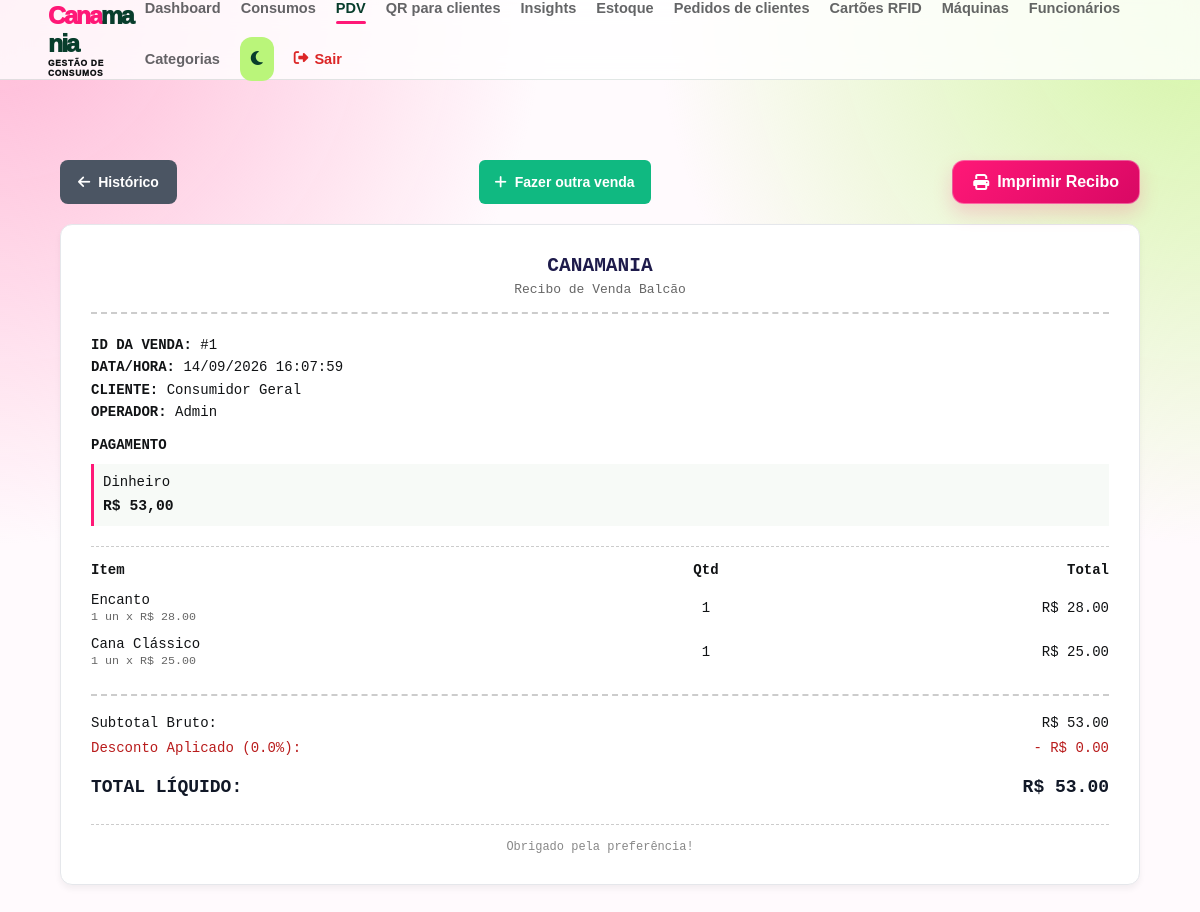
/pdv/venda/1 (signed in), run on the app's committed database.
### app/models/venda.py (models this page shows, shortened)
class Venda(Base):
    __tablename__ = "vendas"
    id         = Column(Integer, primary_key=True, index=True)
    cliente_id = Column(
        Integer,
        ForeignKey("clientes.id", ondelete="SET NULL"),
        nullable=True
    )
    usuario_id = Column(
        Integer,
        ForeignKey("usuarios.id", ondelete="SET NULL"),
        nullable=True
    )
    desconto_percentual = Column(Float, nullable=False, default=0.0)
    total_bruto  = Column(Float, nullable=False, default=0.0)
    total_liquido = Column(Float, nullable=False, default=0.0)
    observacao = Column(String(255), nullable=True)
    forma_pagamento = Column(String(30), nullable=True)
    valor_pagamento_1 = Column(Float, nullable=True)
    forma_pagamento_2 = Column(String(30), nullable=True)
    valor_pagamento_2 = Column(Float, nullable=True)
    criado_em = Column(DateTime, server_default=func.now())
    cliente = relationship("Cliente", back_populates="vendas")
    usuario = relationship("Usuario", backref="vendas")
    itens   = relationship(
        "ItemVenda",
        back_populates="venda",
        cascade="all, delete-orphan"  # deleta itens se a venda for deletada
    )

class ItemVenda(Base):
    __tablename__ = "itens_venda"
    id         = Column(Integer, primary_key=True, index=True)
    venda_id   = Column(
        Integer,
        ForeignKey("vendas.id", ondelete="CASCADE"),
        nullable=False
    )
    produto_id = Column(
        Integer,
        ForeignKey("produtos.id", ondelete="SET NULL"),
        nullable=True
    )
    produto_nome   = Column(String(150), nullable=False)
    tamanho        = Column(String(10), nullable=True)
    cor            = Column(String(50), nullable=True)
    quantidade     = Column(Integer, nullable=False)
    preco_unitario = Column(Float, nullable=False)   # preço no momento da venda
    venda   = relationship("Venda", back_populates="itens")
    produto = relationship("Produto", backref="itens_venda")

### app/models/usuario.py (models this page shows)
class Usuario(Base):
    __tablename__ = "usuarios"
    id = Column(Integer, primary_key=True, index=True)
    nome = Column(String(100), nullable=False)
    email = Column(String(100), unique=True, index=True, nullable=False)
    senha_hash = Column(String(255), nullable=False)
    role = Column(String(100), nullable=False, default="funcionario")
    ativo = Column(Boolean, default=True)
    criado_em = Column(DateTime(timezone=True), server_default=func.now())

### app/controllers/pdv_controller.py (the view)
@router.get("/venda/{venda_id}")
def detalhe_venda(
    venda_id: int,
    request: Request,
    db: Session = Depends(get_db),
    usuario = Depends(get_usuario_logado)
):
    venda = db.query(Venda).filter(Venda.id == venda_id).first()
    if not venda or (usuario.get("role") in {"cliente", "visitante"} and venda.usuario_id != usuario.get("id")):
        raise HTTPException(status_code=404, detail="Comprovante não encontrado.")
    return templates.TemplateResponse(
        request,
        "pdv/comprovante.html",
        {"request": request, "usuario": usuario, "venda": venda}
    )

### app/templates/pdv/comprovante.html (shortened to what this page needs)
<!DOCTYPE html>
<html lang="pt-br">
<head>
    <link rel="stylesheet" href="/static/css/vendas.css?v=payment-stack-1">
    <link rel="stylesheet" href="/static/css/feedback.css?v=3">
    <link rel="stylesheet" href="/static/css/feedback-progress.css?v=2">
    <link rel="stylesheet" href="https://cdnjs.cloudflare.com/ajax/libs/font-awesome/6.5.2/css/all.min.css">
</head>
<body>
    {% include "partials/navbar.html" %}
    <div class="vendas-container-main" style="max-width: 600px; margin: 40px auto; padding: 0 20px;">
        <div class="no-print recibo-acoes" style="display:flex; justify-content:space-between; margin-bottom:20px;">
            {% if usuario.role not in ['cliente', 'visitante'] %}<a href="/pdv/historico" class="btn-nova-venda" style="background:#4b5563; text-decoration:none; display:inline-flex; align-items:center; gap:8px;">
                <i class="fa-solid fa-arrow-left"></i> Histórico
            </a>{% endif %}
            <a href="{{ '/cliente/pdv' if usuario.role in ['cliente', 'visitante'] else '/pdv/' }}" class="btn-nova-venda" style="background:#10b981; color:white; padding:10px 16px; border-radius:6px; text-decoration:none; display:inline-flex; align-items:center; gap:8px; font-weight:bold;">
                <i class="fa-solid fa-plus"></i> Fazer outra venda
            </a>
            <button onclick="window.print()" style="padding:10px 20px; background:#1e1b4b; color:white; border:none; border-radius:6px; font-weight:bold; cursor:pointer; display:inline-flex; align-items:center; gap:8px;">
                <i class="fa-solid fa-print"></i> Imprimir Recibo
            </button>
        </div>
        <div class="cupom-container" style="background:white; border:1px solid #e5e7eb; border-radius:12px; padding:30px; box-shadow: 0 4px 6px rgba(0,0,0,0.05); font-family: monospace;">
            <div style="text-align:center; margin-bottom:20px;">
                <h2 style="margin:0 0 5px 0; color:#1e1b4b;">CANAMANIA</h2>
                <p style="margin:0; color:#666;">Recibo de Venda Balcão</p>
                <div style="border-bottom: 2px dashed #ccc; margin: 15px 0;"></div>
            </div>
            <div style="margin-bottom: 20px; font-size:14px; line-height:1.6;">
                <strong>ID DA VENDA:</strong> #{{ venda.id }}<br>
                <strong>DATA/HORA:</strong> {{ venda.criado_em|data_hora_brasilia }}<br>
                <strong>CLIENTE:</strong> {{ venda.cliente.nome if venda.cliente else "Consumidor Geral" }}<br>
                <strong>OPERADOR:</strong> {{ venda.usuario.nome if venda.usuario else "Não informado" }}
                {% if venda.forma_pagamento %}
                <div class="cupom-pagamentos">
                    <strong class="cupom-pagamentos-titulo">PAGAMENTO</strong>
                    <div class="cupom-pagamento-item">
                        <span>{{ {'credito': 'Cartão de crédito', 'debito': 'Cartão de débito', 'dinheiro': 'Dinheiro', 'pix': 'Pix', 'convite': 'Convite', 'cortesia': 'Cortesia', 'rfid': 'Saldo RFID simulado'}.get(venda.forma_pagamento, venda.forma_pagamento) }}</span>
                        <strong>R$ {{ '%.2f'|format(venda.valor_pagamento_1 if venda.forma_pagamento_2 else venda.total_liquido)|replace('.', ',') }}</strong>
                    </div>
                </div>
                {% endif %}
            </div>
            <div style="border-bottom: 1px dashed #ccc; margin: 15px 0;"></div>
            <table style="width:100%; border-collapse:collapse; font-size:14px; text-align:left; margin-bottom:20px;">
                <thead>
                    <tr>
                        <th style="padding-bottom:8px;">Item</th>
                        <th style="padding-bottom:8px; text-align:center;">Qtd</th>
                        <th style="padding-bottom:8px; text-align:right;">Total</th>
                    </tr>
                </thead>
                <tbody>
                    {% for item in venda.itens %}
                    <tr>
                        <td style="padding:6px 0;">{{ item.produto_nome }} <br> <small style="color:#666;">1 un x R$ {{ "%.2f"|format(item.preco_unitario) }}</small></td>
                        <td style="padding:6px 0; text-align:center;">{{ item.quantidade }}</td>
                        <td style="padding:6px 0; text-align:right;">R$ {{ "%.2f"|format(item.quantidade * item.preco_unitario) }}</td>
                    </tr>
                    {% endfor %}
                </tbody>
            </table>
            <div style="border-top: 2px dashed #ccc; padding-top:15px; font-size:14px; line-height:1.8;">
                <div style="display:flex; justify-content:space-between;">
                    <span>Subtotal Bruto:</span>
                    <span>R$ {{ "%.2f"|format(venda.total_bruto) }}</span>
                </div>
                <div class="cupom-desconto" style="display:flex; justify-content:space-between; color: #b91c1c;">
                    <span>Desconto Aplicado ({{ venda.desconto_percentual }}%):</span>
                    <span>- R$ {{ "%.2f"|format(venda.total_bruto - venda.total_liquido) }}</span>
                </div>
                <div class="cupom-total-liquido" style="display:flex; justify-content:space-between; font-size:18px; font-weight:bold; margin-top:10px; color:#111827;">
                    <span>TOTAL LÍQUIDO:</span>
                    <span>R$ {{ "%.2f"|format(venda.total_liquido) }}</span>
                </div>
            </div>
            <div style="border-top: 1px dashed #ccc; margin: 20px 0 0 0; padding-top:15px; text-align:center; color:#888; font-size:12px;">
                Obrigado pela preferência!
            </div>
        </div>
    </div>
</body>
</html>

### app/static/css/vendas.css (style rules this page uses)
* { margin: 0; padding: 0; box-sizing: border-box; }
body { font-family: -apple-system, BlinkMacSystemFont, "Segoe UI", Roboto, Helvetica, Arial, sans-serif; min-height: 100vh; display: flex; flex-direction: column; background-color: #f8fafc; }
.vendas-container-main { flex: 1; padding: 40px 60px; width: 100%; max-width: 1400px; margin: 0 auto; }
.btn-nova-venda { padding: 10px 18px; background-color: #000000; color: white; border: none; border-radius: 6px; font-weight: 600; font-size: 14px; cursor: pointer; display: flex; align-items: center; gap: 8px; transition: background 0.2s; }
.cupom-pagamentos { display: grid; gap: 8px; margin-top: 10px; }
.cupom-pagamentos-titulo { display: block; }
.cupom-pagamento-item { display: flex; flex-direction: column; gap: 2px; padding: 7px 9px; border-left: 3px solid #ff1877; background: #f7faf7; }
.cupom-pagamento-item strong { font-size: 1.05em; }

### app/static/css/base.css (style rules this page uses)
:root { --cana-pink:#ff1877;--cana-lime:#baf57a;--cana-green:#083d2c;--cana-ink:#111315;--cana-bg:#fffafd;--cana-surface:#fff }
* { box-sizing: border-box; }
body { min-height: 100vh; margin: 0; display: flex; flex-direction: column; font-family: Arial, sans-serif; background-color: var(--cana-bg); color: var(--cana-ink); transition: background .3s,color .3s; }
:is(button,.btn-create,.btn-novo-produto,.btn-primario,.btn-add-carrinho-pdv,.btn-salvar-venda-final,.btn-ver-ranking,.filiais-heading a) { border-radius:12px!important;transition:transform .2s ease,background .2s ease,box-shadow .2s ease,color .2s ease!important }
:is(button,.btn-create,.btn-novo-produto,.btn-primario,.btn-add-carrinho-pdv,.btn-salvar-venda-final):not(.theme-toggle) { background:linear-gradient(135deg,#ff1877,#d90864)!important;color:#fff!important;border:1px solid rgba(255,255,255,.34)!important;box-shadow:0 9px 19px rgba(255,24,119,.18) }
:is(button,.btn-create,.btn-novo-produto,.btn-primario,.btn-add-carrinho-pdv,.btn-salvar-venda-final):not(:disabled):hover { transform:translateY(-2px);background:linear-gradient(135deg,#c9085a,#083d2c)!important;box-shadow:0 13px 25px rgba(8,61,44,.2) }
.produtos-container-main,.vendas-container-main,.dashboard,.armarios-page { width:min(1400px,calc(100% - 48px))!important;margin-inline:auto!important;padding:44px 0 64px!important }

### app/static/css/ui.css (style rules this page uses)
:root { --page-padding-block: 40px; --page-padding-inline: 60px; --control-height: 44px; --control-radius: 8px; --control-border: #cbd5e1; --focus-ring: rgba(9, 20, 92, .18); }
.dashboard, .produtos-container-main, .clientes-container, .vendas-container-main, .main-content, .armarios-page { width: 100% !important; max-width: 1600px !important; margin: 0 auto; padding: var(--page-padding-block) var(--page-padding-inline) !important; }
button, .btn-primary, .btn-secondary, .btn-create, .btn-novo-produto, .btn-nova-venda, .btn-finalizar-dia, .btn-submit, .btn-cancel, .btn-acao, .btn-edit, .btn-toggle, .btn-primario, .btn-secundario, .btn-add-carrinho-pdv, .btn-salvar-venda-final, .btn-voltar-historico { min-height: var(--control-height); border-radius: var(--control-radius); transition: background-color .2s ease, border-color .2s ease, box-shadow .2s ease, transform .2s ease; }
.btn-nova-venda, .btn-voltar-historico { display: inline-flex; align-items: center; justify-content: center; gap: 8px; text-decoration: none; }

### app/static/css/responsive.css (style rules this page uses)
html { -webkit-text-size-adjust: 100%; }
button, input, select, textarea { font: inherit; }
html, body { max-width: 100%; }
main, section, article, aside, form, fieldset, header, footer, nav, .container, .page, .main-content, .main-content > *, .page-header > *, .form-container, .card, .panel, .surface, .dashboard, .produtos-container-main, .vendas-container-main, .clientes-container, .armarios-page { min-width: 0; }
input, select, textarea, button { max-width: 100%; }
pre, code, a, p, td, th, label, small { overflow-wrap: anywhere; }
*, *::before, *::after { box-sizing: border-box; }

### app/static/css/theme-accents.css (style rules this page uses)
body::before { content: ""; position: fixed; inset: 0; z-index: -1; pointer-events: none; background-image: radial-gradient(circle at 0 0, #ffb7d5 0, transparent 34rem), radial-gradient(circle at 100% 0, #d4f5a5 0, transparent 34rem); }

### data on the page
Venda: id "1", criado_em|data_hora_brasilia "14/09/2026 16:07:59", forma_pagamento "Dinheiro", forma_pagamento_2+total_liquido "53,00", total_bruto "53.00", desconto_percentual "0.0", venda.total_bruto-venda.total_liquido "0.00", total_liquido "53.00"
Usuario: usuario "Admin"
ItemVenda: produto_nome "Encanto", preco_unitario "28.00", quantidade "1", item.quantidade*item.preco_unitario "28.00"
ItemVenda: produto_nome "Cana Clássico", preco_unitario "25.00", quantidade "1", item.quantidade*item.preco_unitario "25.00"

### other printed values
{{ venda.cliente.nome if venda.cliente else "Consumidor Geral" }} "Consumidor Geral"
